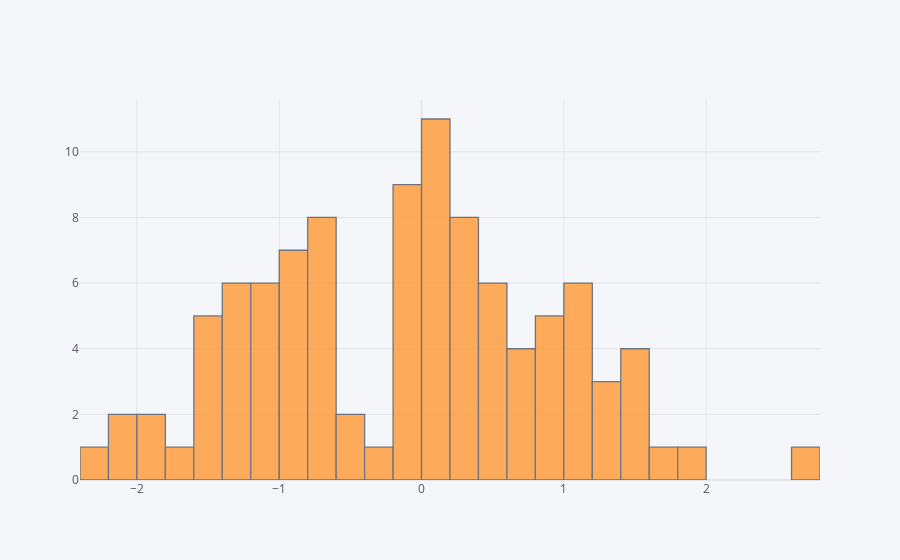

Notebook code for this chart:
### Markdown cell above
## histogram

### Code cell
df['A'].iplot(kind='hist',bins=25)

### Figure 1 — Plotly figure (JSON) as saved in the notebook; plotly's stock layout.template omitted (floating-point values rounded to 4 significant figures)
{"data": [{"histfunc": "count", "histnorm": "", "marker": {"color": "rgba(255, 153, 51, 1.0)", "line": {"color": "#4D5663", "width": 1.3}}, "name": "A", "nbinsx": 25, "opacity": 0.8, "orientation": "v", "type": "histogram", "x": [0.4214, 0.05179, -0.8859, 1.127, 0.05111, -1.363, 1.413, -1.052, -1.427, 0.2167, 0.1544, 1.031, -1.557, -0.8463, -1.448, 0.2814, 0.1621, 0.3415, -1.103, 0.8895, -1.802, -0.1425, -0.8267, -0.7531, -2.057, -1.878, -0.08148, -0.9358, -0.6761, -1.104, 0.2205, -0.6208, -0.9832, 0.3122, -0.04443, -0.616, 0.8339, -0.4078, 1.133, 1.382, 0.5871, -0.7226, 0.6371, 0.8105, 2.704, 0.6462, 0.3744, 0.1748, 1.464, -0.008341, 1.017, -0.4609, -1.522, 1.109, -0.03359, 0.1302, -1.138, 1.11, 0.1212, 1.227, -1.212, -0.07303, -0.7657, 0.01473, -1.791, 1.724, -1.21, -1.181, -1.338, -0.2355, 0.5455, 0.5143, 0.4997, -1.009, 1.53, 0.1997, 0.2854, 0.6267, 0.7595, -2.211, 0.04207, -0.101, -1.363, -2.127, -0.997, -0.1645, 0.4579, -0.05014, 0.9794, -0.6698, 1.315, 0.05781, -0.788, 1.513, -1.263, -0.8475, 1.868, 0.8259, 0.2363, -1.562]}], "layout": {"barmode": "overlay", "legend": {"bgcolor": "#F5F6F9", "font": {"color": "#4D5663"}}, "paper_bgcolor": "#F5F6F9", "plot_bgcolor": "#F5F6F9", "title": {"font": {"color": "#4D5663"}}, "xaxis": {"gridcolor": "#E1E5ED", "showgrid": true, "tickfont": {"color": "#4D5663"}, "title": {"font": {"color": "#4D5663"}, "text": ""}, "zerolinecolor": "#E1E5ED"}, "yaxis": {"gridcolor": "#E1E5ED", "showgrid": true, "tickfont": {"color": "#4D5663"}, "title": {"font": {"color": "#4D5663"}, "text": ""}, "zerolinecolor": "#E1E5ED"}}}
